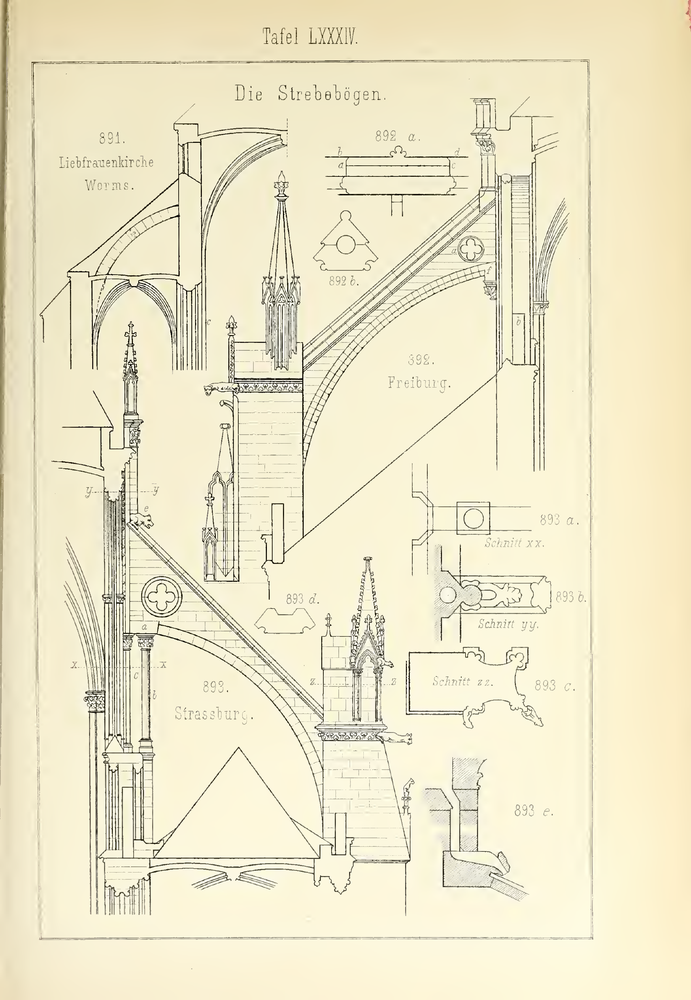
#> input picture cathedral/experimental/F5ZP_BUTTRESS_R04_R07_20261107/r04_source_evidence/sources/ungewitter_v2_p087.png, 691 x 1000 px, shrunk from 1934 x 2800 before the run
$ python tracery_regions.py ../../../../../experimental/F5ZP_BUTTRESS_R04_R07_20261107/r04_source_evidence/sources/ungewitter_v2_p087.png
#> lines starting #> are read from the running program, lines starting #| are printed output that depends on the picture; after the words box and inside, x2 and y2 are one past the last pixel; in counts of white or black regions, pixels touching at a corner belong together
#!/usr/bin/env python3
"""
tracery_regions.py - step 1: turn a black-and-white tracery drawing into a
REGION MAP that says, for every area, whether it is glass, stone or outside.

    python3 tracery_regions.py drawing.png -o drawing_map.png

It writes two pictures:
    drawing_map.png       the region map (this is what tracery_build.py reads)
                            blue  = glass (cut right through)
                            white = stone face,  black = drawn lines (also stone)
                            grey  = outside the window (thrown away)
    drawing_numbers.png   the same map with every glass/candidate area numbered

The guess is automatic.  Fix it either way:
  * by number:  --stone 12 40   (make these areas stone)   --glass 7  (make glass)
  * by hand:    open drawing_map.png in GIMP, bucket-fill an area pure blue
                (0,0,255) for glass or pure white for stone, save, done.

How it decides: a white area counts as glass when a disk of --disk pixels fits
inside it (thin bands between double lines never fit), it is wide enough
(--min-radius) and compact, not long and thin (--max-compact).
Areas touching the top, left or right edge are outside; use --open-bottom to
treat areas running off the bottom edge as outside too (lancet lights).

Needs: numpy, scipy, pillow, scikit-image
"""
import argparse, os
import numpy as np
from PIL import Image, ImageDraw, ImageFont
from scipy import ndimage as ndi

BLUE = (0, 0, 255); WHITE = (255, 255, 255); BLACK = (0, 0, 0); GREY = (90, 90, 90)


def disk(r):
    y, x = np.ogrid[-r:r + 1, -r:r + 1]
    return x * x + y * y <= r * r


def geodesic_grow(seed, mask, steps):
    """grow seed inside mask by `steps` pixels (does not jump across lines)"""
    st = ndi.generate_binary_structure(2, 1)
    out = seed & mask
    for _ in range(steps):
        out = ndi.binary_dilation(out, structure=st, mask=mask)
    return out


def bridge_gaps(ink, reach, back=14, width=2):
    """Close breaks in the drawn lines: from every loose line end, look ahead
    along the line's own direction (and a little to either side); if another
    line is met within `reach` pixels, join them with a short stroke.
    Returns the bridged ink and the number of bridges made."""
    from skimage.morphology import skeletonize
    from skimage.draw import line as draw_line
    H, W = ink.shape
    sk = skeletonize(ink)
    nb = ndi.convolve(sk.astype(np.uint8), np.ones((3, 3), np.uint8), mode='constant') - sk
    ends = np.argwhere(sk & (nb == 1))
    steps = [(dy, dx) for dy in (-1, 0, 1) for dx in (-1, 0, 1) if dy or dx]
    bridges = np.zeros_like(ink)
    n = 0
    for y, x in ends:
        path = [(y, x)]; seen = {(y, x)}; cy, cx = y, x
        for _ in range(back):
            nxt = next(((cy + dy, cx + dx) for dy, dx in steps
                        if 0 <= cy + dy < H and 0 <= cx + dx < W and sk[cy + dy, cx + dx]
                        and (cy + dy, cx + dx) not in seen), None)
            if nxt is None: break
            path.append(nxt); seen.add(nxt); cy, cx = nxt
        if len(path) < back:          # short spur or speck, not a real line end
            continue
        d = np.array([y - path[-1][0], x - path[-1][1]], float)
        d /= np.hypot(*d)
        best = None
        for ang in (0.0, -0.15, 0.15, -0.3, 0.3):
            c, s = np.cos(ang), np.sin(ang)
            dy, dx = d[0] * c - d[1] * s, d[0] * s + d[1] * c
            left = False
            for t in range(1, reach + 1):
                py, px = int(round(y + dy * t)), int(round(x + dx * t))
                if not (0 <= py < H and 0 <= px < W): break
                if not ink[py, px]:
                    left = True
                elif left:
                    if best is None or t < best[0]: best = (t, py, px)
                    break
        if best:
            rr, cc = draw_line(int(y), int(x), best[1], best[2])
            bridges[rr, cc] = True; n += 1
    if n:
        bridges = ndi.binary_dilation(bridges, structure=disk(width))
    return ink | bridges, n


# [24 lines left out: function mirror_fill, not called in this run]


def main():
    ap = argparse.ArgumentParser(description=__doc__, formatter_class=argparse.RawDescriptionHelpFormatter)
    ap.add_argument('image')
    ap.add_argument('-o', '--out')
    ap.add_argument('--threshold', type=float, default=0.5, help='0-1, darker than this = line (default 0.5)')
    ap.add_argument('--invert', action='store_true', help='drawing is white lines on black')
    ap.add_argument('--disk', type=int, default=16, help='glass must fit a disk of this radius, px (default 16)')
    ap.add_argument('--min-radius', type=float, default=40, help='smallest glass area, as inscribed radius px (default 40)')
    ap.add_argument('--max-compact', type=float, default=10, help='area / radius^2 above this = long thin band = stone (default 10)')
    ap.add_argument('--open-bottom', action='store_true', help='areas running off the bottom edge are outside')
    ap.add_argument('--mirror', type=float, nargs='?', const=-1, default=None,
                    help='window is left-right symmetric: copy lines across the centre to repair '
                         'parts drawn on one side only (axis found automatically, or give x in px)')
    ap.add_argument('--bridge', type=int, default=50, help='close breaks in lines up to this many px (default 50, 0 = off)')
    ap.add_argument('--stone', type=int, nargs='*', default=[], help='area numbers to force to stone')
    ap.add_argument('--glass', type=int, nargs='*', default=[], help='area numbers to force to glass')
    a = ap.parse_args()

    g = np.asarray(Image.open(a.image).convert('L'), float) / 255.0
    ink = g > (1 - a.threshold) if a.invert else g < a.threshold
#> ink: shape (1000, 691) bool; 2.4% white in thin lines or dots
    H, W = ink.shape
    if a.mirror is not None:
        ink = mirror_fill(ink, None if a.mirror < 0 else a.mirror)
    nbr = 0
    if a.bridge > 0:
        ink, nbr = bridge_gaps(ink, a.bridge)
#> in bridge_gaps, `ends = np.argwhere(sk & (nb == 1))`: ends = 3445 pairs, first value 0 to 904, second value 0 to 687
#> the loop in bridge_gaps, `for y, x in ends:` made 3445 passes
#> (rr, cc) on passes 122, 159, 160, 162, 163, 177: ([98, 98, 98], [492, 493, 494]), ([128, 128, 128, 128, 128, 128], [254, 255, 256, 257, 258, 259]), ([128, 128, 128, 128, 128, 128], [259, 258, 257, 256, 255, 254]), ([129, 129, 129], [227, 226, 225]), ([129, 130, 130], [275, 276, 277]), ([132, 132, 132], [243, 242, 241])
#> after the loop in bridge_gaps, `for y, x in ends:`:
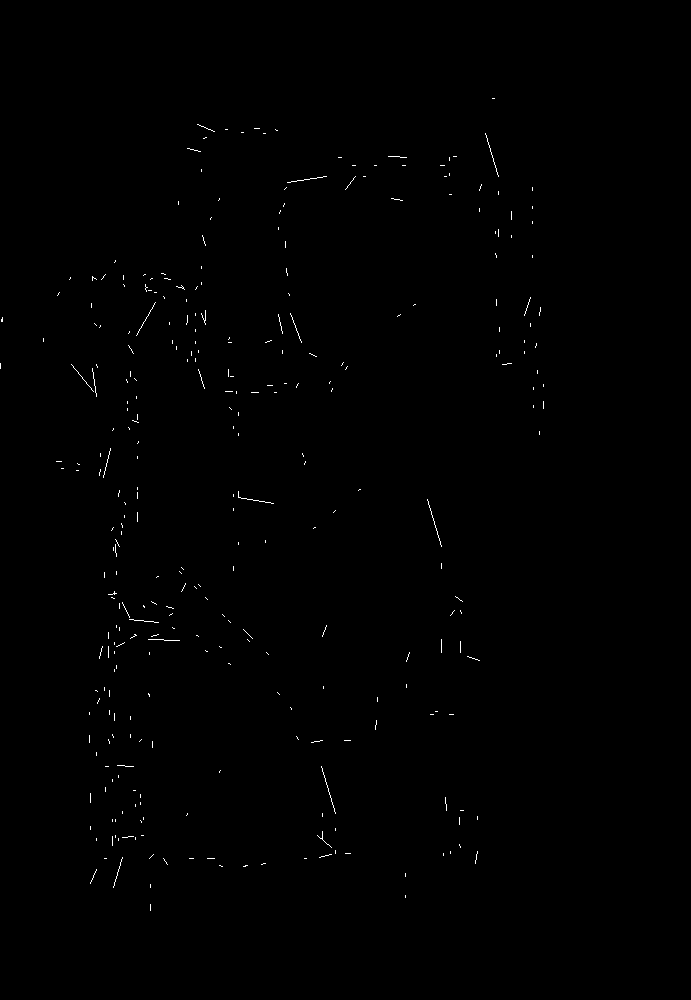
#> bridges: shape (1000, 691) bool; 0.3% white in thin lines or dots, all inside (x1, y1, x2, y2) = (0, 98, 544, 911)
#> after the loop in bridge_gaps, `for y, x in ends:`: n = 354
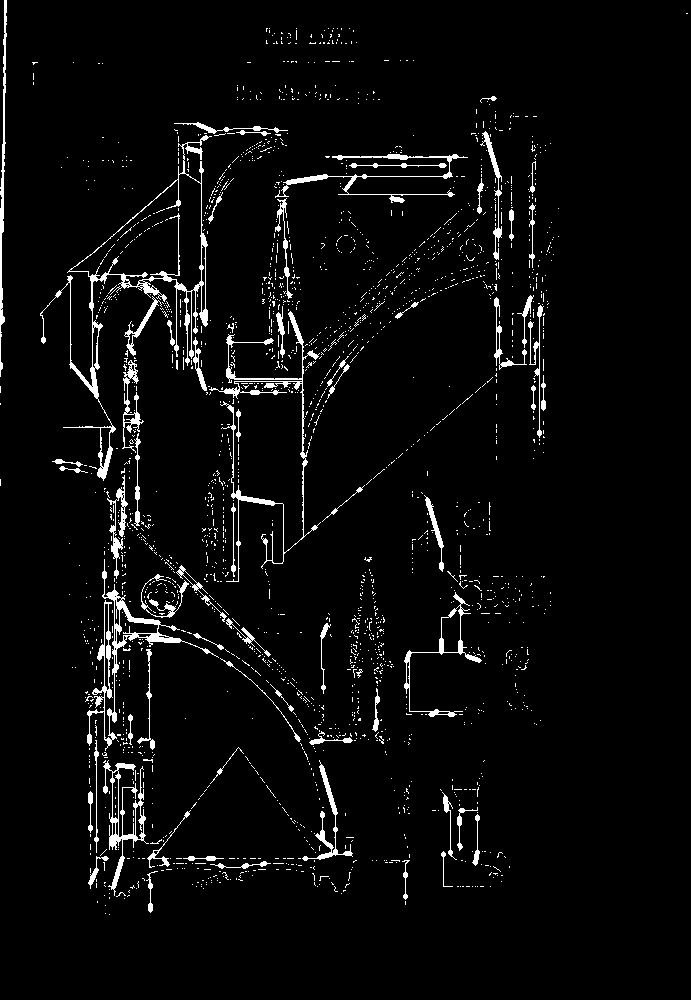
#> ink: shape (1000, 691) bool; 4% white; 2117 white regions (2051 under 20 px), largest, box (x1, y1, x2, y2) and area: (40, 135, 212, 481) 3411, (209, 311, 321, 582) 2117, (87, 559, 219, 751) 2115
#> nbr = 354
    white = ~ink

    # pieces: white area reachable by a disk of radius --disk
    core = ndi.binary_opening(white, structure=disk(a.disk))
#> core: shape (1000, 691) bool; 75.9% white; 66 black regions (52 under 20 px), largest, box (x1, y1, x2, y2) and area: (40, 0, 559, 915) 157515, (432, 773, 510, 887) 4494, (0, 0, 38, 377) 2174
    lab, k = ndi.label(core)
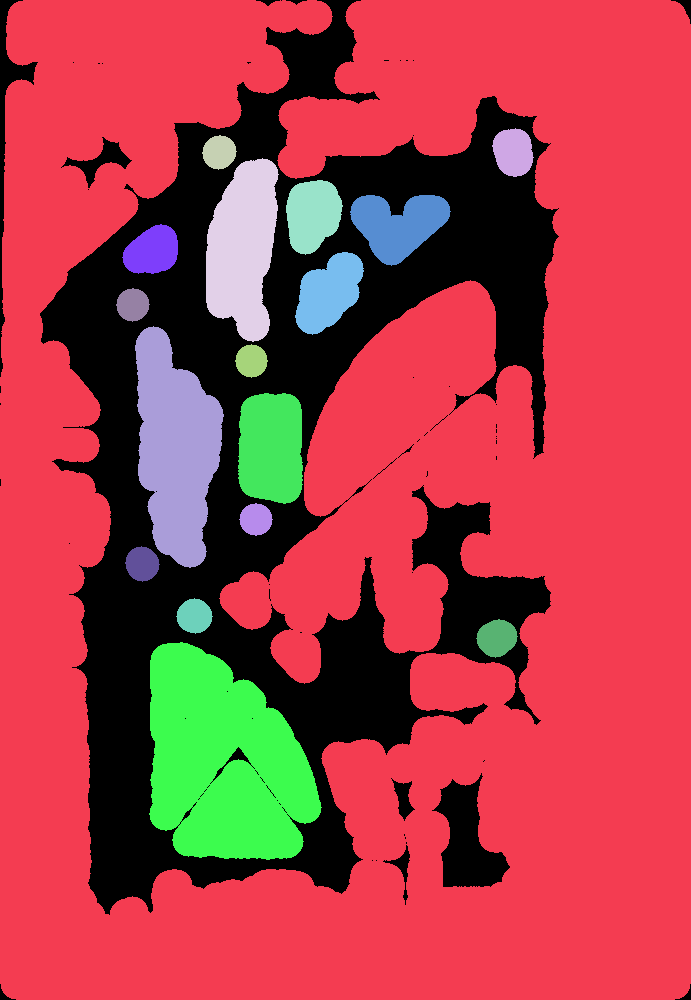
#> lab: shape (1000, 691) int32; 18 distinct labels, from 0 to 17; one colour per label, 0 black
#> k = 17
    objs = ndi.find_objects(lab)
#> objs = 17 items
    dt = ndi.distance_transform_edt(white)
    area = ndi.sum(core, lab, range(1, k + 1))
#> area = 17 values, max 444870 at index 0, min 830 at index 10, mean 30835.6
    rad = ndi.maximum(dt, lab, range(1, k + 1))
#> rad = 17 values, max 216.6 at index 0, min 16.28 at index 2, mean 35.12

    kind = np.zeros(k + 1, np.uint8)            # 0 stone, 1 glass, 2 outside
    edge = np.zeros(k + 1, bool)
    for i in range(1, k + 1):
        sl = objs[i - 1]
        t, l, r, b = sl[0].start == 0, sl[1].start == 0, sl[1].stop == W, sl[0].stop == H
        edge[i] = t or l or r or (b and a.open_bottom)
#> this loop made 17 passes
#> (t, l, r, b) on passes 1 to 8: (True, True, True, True), (False, False, False, False), (False, False, False, False), (False, False, False, False), (False, False, False, False), (False, False, False, False), (False, False, False, False), (False, False, False, False)
    # outside = the big areas beyond the window; thin bands that merely touch
    # the picture edge (e.g. between the outer arch mouldings) are not outside
    big_edge = max([area[i - 1] for i in range(1, k + 1) if edge[i]] or [0])
#> big_edge = 444870
    for i in range(1, k + 1):
        if edge[i] and area[i - 1] >= 0.05 * big_edge and rad[i - 1] >= 2.5 * a.disk:
            kind[i] = 2
        elif edge[i]:
            kind[i] = 0
        elif rad[i - 1] >= a.min_radius and area[i - 1] / rad[i - 1] ** 2 <= a.max_compact:
            kind[i] = 1
#> after the loop, kind = 18 values, max 2 at index 1, min 0 at index 0, mean 0.167
    for i in a.stone:
        if 0 < i <= k: kind[i] = 0
    for i in a.glass:
        if 0 < i <= k: kind[i] = 1

    k_of = kind[lab]
    grow = a.disk + 2
    outside = geodesic_grow(k_of == 2, white, grow)
#> after the loop in geodesic_grow, `for _ in range(steps):`:
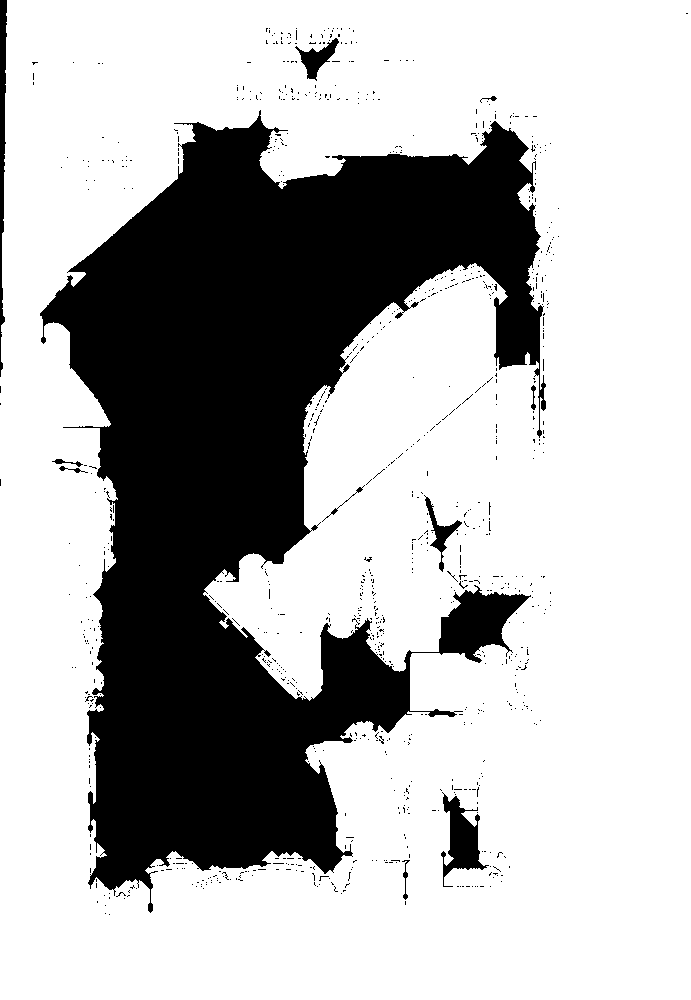
#> out: shape (1000, 691) bool; 71.1% white; 897 black regions (886 under 20 px), largest, box (x1, y1, x2, y2) and area: (40, 110, 546, 913) 191967, (441, 792, 489, 887) 1897, (0, 0, 7, 377) 1507
    glass = geodesic_grow(k_of == 1, white, grow) & ~outside

    img = np.empty((H, W, 3), np.uint8)
    img[:] = WHITE
    img[ink] = BLACK
    img[glass] = BLUE
    img[outside] = GREY
    out = a.out or os.path.splitext(a.image)[0] + '_map.png'
    Image.fromarray(img).save(out)

    # numbered preview: every candidate area (not outside) with its number
    prev = img.copy()
    prev[glass] = (110, 160, 220)
    im = Image.fromarray(prev)
    d = ImageDraw.Draw(im)
    try:
        f = ImageFont.truetype('DejaVuSans-Bold.ttf', max(14, W // 90))
    except OSError:
        f = ImageFont.load_default()
    dc = ndi.distance_transform_edt(core)
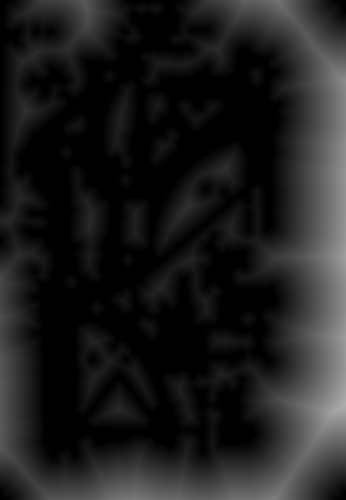
#> dc: shape (1000, 691) float64 (shown at 1/2 size); min 0, max 174.4, mean 29.9
    for i in range(1, k + 1):
        if kind[i] == 2 or rad[i - 1] < a.disk + 4: continue
        sl = objs[i - 1]
        sub = (lab[sl] == i) * dc[sl]
        y, x = np.unravel_index(np.argmax(sub), sub.shape)
        d.text((x + sl[1].start - 10, y + sl[0].start - 10), str(i),
               fill=(200, 0, 0) if kind[i] == 1 else (0, 140, 0), font=f)
#> this loop made 17 passes
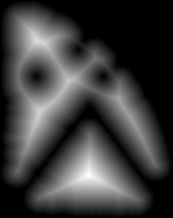
#> sub: shape (218, 173) float64; min 0, max 41.05, mean 9.9; drawn with min black and max white
    num = os.path.splitext(out)[0].replace('_map', '') + '_numbers.png'
    im.save(num)
    print(f'wrote {out}  and  {num}')
    print(f'  {nbr} line breaks closed;  {int((kind == 1).sum())} glass areas;  red numbers = glass, green = stone')
#|   354 line breaks closed;  1 glass areas;  red numbers = glass, green = stone


if __name__ == '__main__':
    main()

$ run again, on cathedral/research/tracery/generator-R41-R52-2026-11-09/R51_Brandon_source_calibration/R51_237_scale_zoom.png
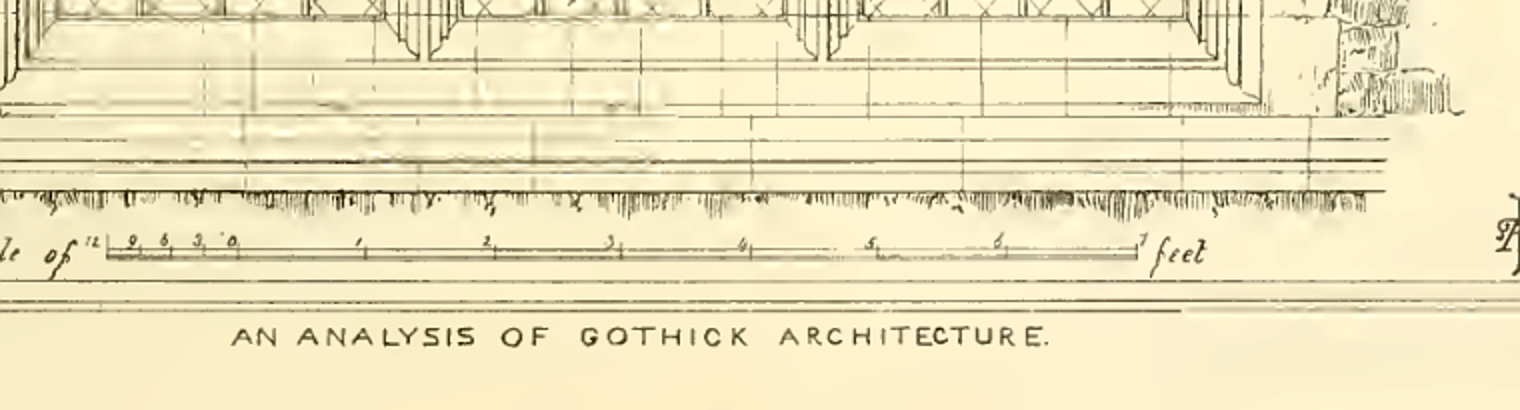
#> input picture cathedral/research/tracery/generator-R41-R52-2026-11-09/R51_Brandon_source_calibration/R51_237_scale_zoom.png, 1520 x 410 px
#> sk: shape (410, 1520) bool; 1.2% white in thin lines or dots, all inside (x1, y1, x2, y2) = (0, 0, 1520, 346)
#> ends = 1064 pairs, first value 0 to 344, second value 0 to 1519
#> the loop in bridge_gaps, `for y, x in ends:` made 1064 passes
#> (y, x, d, rr, cc) on passes 49, 55, 58: (10, 858, [0.868, -0.496], [10, 11, 12, 13, 14], [858, 858, 857, 857, 857]), (12, 13, [0.949, -0.316], [12, 13, 14, 15, 16, 17, 18, 19, 20, 21, 22], [13, 12, 12, 11, 10, 9, 9, 8, 7, 7, 6]), (12, 398, [-1, 0], [12, 11, 10, 9], [398, 398, 398, 398])
#> after the loop in bridge_gaps, `for y, x in ends:`:
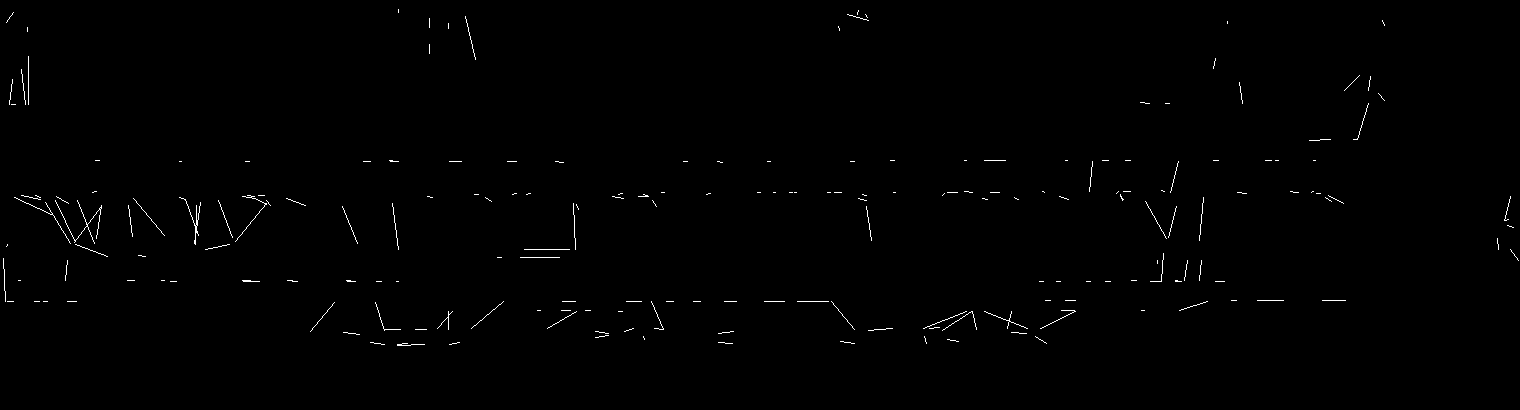
#> bridges: shape (410, 1520) bool; 0.52% white in thin lines or dots, all inside (x1, y1, x2, y2) = (3, 9, 1519, 346)
#> after the loop in bridge_gaps, `for y, x in ends:`: n = 247
#> white: shape (410, 1520) bool; 94.8% white; 363 black regions (277 under 20 px), largest, box (x1, y1, x2, y2) and area: (0, 189, 769, 284) 8852, (759, 158, 1385, 284) 3506, (917, 298, 1348, 346) 2882
#> core: shape (410, 1520) bool; 74.7% white; 44 black regions (20 under 20 px), largest, box (x1, y1, x2, y2) and area: (0, 0, 1420, 348) 131977, (357, 0, 561, 71) 5536, (1131, 0, 1277, 106) 5331
#> lab: shape (410, 1520) int32; 8 distinct labels, from 0 to 7
#> k = 7
#> objs = 7 items
#> area = [190021, 191725, 71695, 913, 7835, 2399, 1024]
#> rad = [76.03, 140.7, 55.36, 16.4, 34.54, 22.63, 17]
#> the loop in main, `for i in range(1, k + 1):` made 7 passes
#> (t, l, r, b) on passes 1 to 7: (True, True, False, False), (True, True, True, True), (False, False, False, False), (False, False, False, False), (False, False, False, False), (False, True, False, False), (False, False, False, False)
#> after the loop in main, `for i in range(1, k + 1):`: edge = [False, True, True, False, False, False, True, False]
#> big_edge = 191725
#> after the loop in main, `for i in range(1, k + 1):`: kind = [0, 2, 2, 0, 0, 0, 0, 0]
#> k_of: shape (410, 1520); values 0 (black) and 2 (white), 61.3% white; 37 black regions (14 under 20 px), largest, box (x1, y1, x2, y2) and area: (0, 0, 1420, 348) 215972, (357, 0, 561, 71) 5536, (1131, 0, 1277, 106) 5331
#> the loop in main, `for i in range(1, k + 1):` made 7 passes
#> after the loop in main, `for i in range(1, k + 1):`:
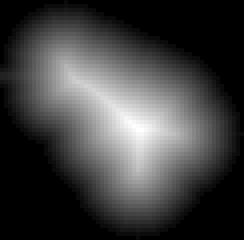
#> sub: shape (60, 61) float64 (shown 4 times larger); min 0, max 22.63, mean 5.6; drawn with min black and max white
#|   247 line breaks closed;  0 glass areas;  red numbers = glass, green = stone
